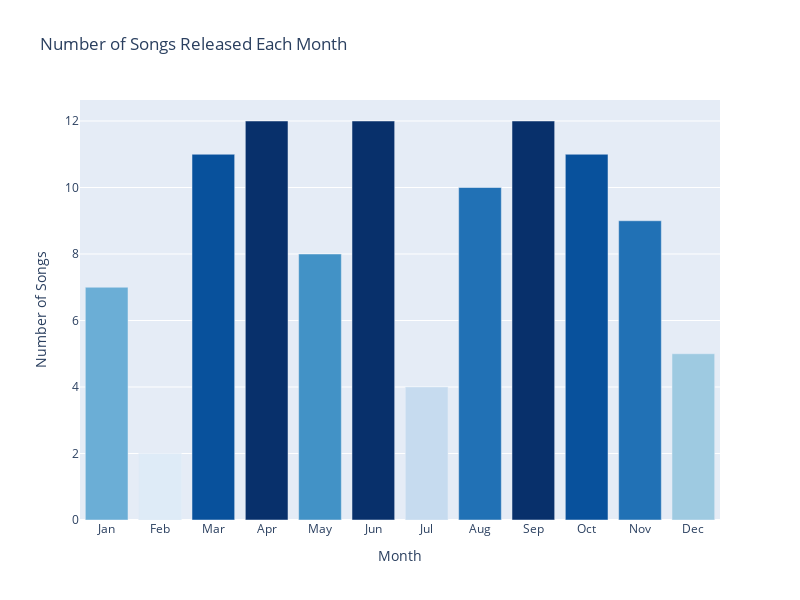

This figure's notebook cell:
### Code cell
# Extract month from the date column
Most_streamed['Month'] = Most_streamed['ReleaseDate'].str.split('-').str[1]

# Define the order of months
month_order = ['Jan', 'Feb', 'Mar', 'Apr', 'May', 'Jun', 'Jul', 'Aug', 'Sep', 'Oct', 'Nov', 'Dec']

# Count the frequency of each month
month_counts = Counter(Most_streamed['Month'])

# Sort the months in chronological order
months_sorted = sorted(month_counts.keys(), key=lambda x: month_order.index(x))

# Get the corresponding counts for each month
counts_sorted = [month_counts[month] for month in months_sorted]

# Create a custom color scale
max_songs = max(counts_sorted)
color_scale = [pc.sequential.Blues[int(song / max_songs * (len(pc.sequential.Blues) - 1))] for song in counts_sorted]

# Create a bar chart with custom colors
fig = go.Figure(go.Bar(
    x=months_sorted,
    y=counts_sorted,
    marker=dict(color=color_scale),
))

fig.update_layout(
    title='Number of Songs Released Each Month',
    xaxis=dict(title='Month'),
    yaxis=dict(title='Number of Songs'),
    height=600,  # Adjust height
    width=800,   # Adjust width
)

fig.show()

### Figure 1 — Plotly figure (JSON) as saved in the notebook; plotly's stock layout.template omitted (floating-point values rounded to 4 significant figures)
{"data": [{"marker": {"color": ["rgb(107,174,214)", "rgb(222,235,247)", "rgb(8,81,156)", "rgb(8,48,107)", "rgb(66,146,198)", "rgb(8,48,107)", "rgb(198,219,239)", "rgb(33,113,181)", "rgb(8,48,107)", "rgb(8,81,156)", "rgb(33,113,181)", "rgb(158,202,225)"]}, "type": "bar", "x": ["Jan", "Feb", "Mar", "Apr", "May", "Jun", "Jul", "Aug", "Sep", "Oct", "Nov", "Dec"], "y": [7, 2, 11, 12, 8, 12, 4, 10, 12, 11, 9, 5]}], "layout": {"height": 600, "title": {"text": "Number of Songs Released Each Month"}, "width": 800, "xaxis": {"title": {"text": "Month"}}, "yaxis": {"title": {"text": "Number of Songs"}}}}
